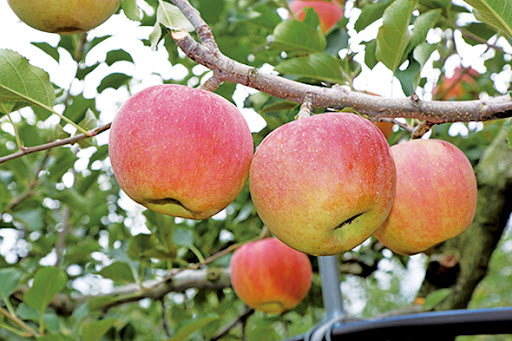
#> input picture 4주차(250331)/data/apples.jpg, 512 x 341 px
$ python example4.py
#> lines starting #> are read from the running program, lines starting #| are printed output that depends on the picture; after the words box and inside, x2 and y2 are one past the last pixel; in counts of white or black regions, pixels touching at a corner belong together
"""
# 예제4 : 허프 변환
"""

import cv2 as cv

img = cv.imread('data/apples.jpg')
#> img is the input picture: shape (341, 512, 3); mean B, G, R 106.1, 139.8, 152
gray = cv.cvtColor(img, cv.COLOR_BGR2GRAY)
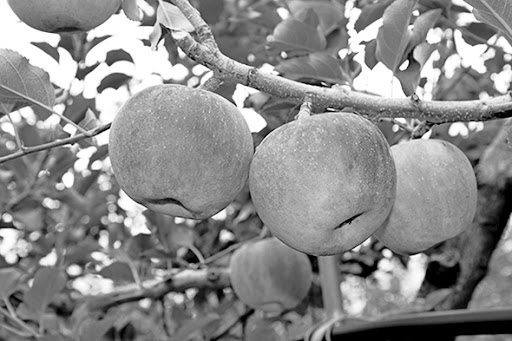
#> gray: shape (341, 512); min 0, max 255, mean 139.6

apples = cv.HoughCircles(gray, cv.HOUGH_GRADIENT, 1, 200, param1=150, param2=20, minRadius=50, maxRadius=120)
#> apples = [[238.5, 187.5, 119.4], [424.5, 89.5, 85.3], [101.5, 37.5, 91.9], [41.5, 230.5, 104]]


for i in apples[0]:
    cv.circle(img, (int(i[0]), int(i[1])), int(i[2]), (255, 0, 0), 2)
#> this loop made 4 passes
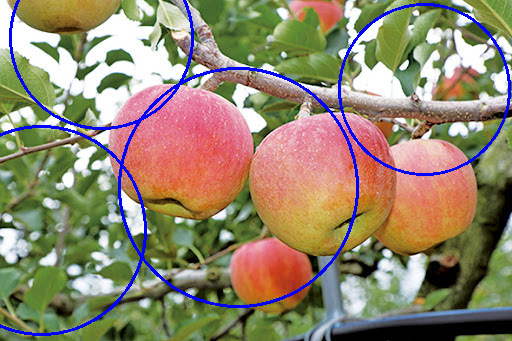
#> img: shape (341, 512, 3); 3.47% of pixels changed, all inside (x1, y1, x2, y2) = (0, 0, 511, 336)


cv.imshow('Apple detection', img)

cv.waitKey(0)
cv.destroyAllWindows()

$ run again, with 4주차(250331)/data/soccer.jpg copied over 4주차(250331)/data/apples.jpg
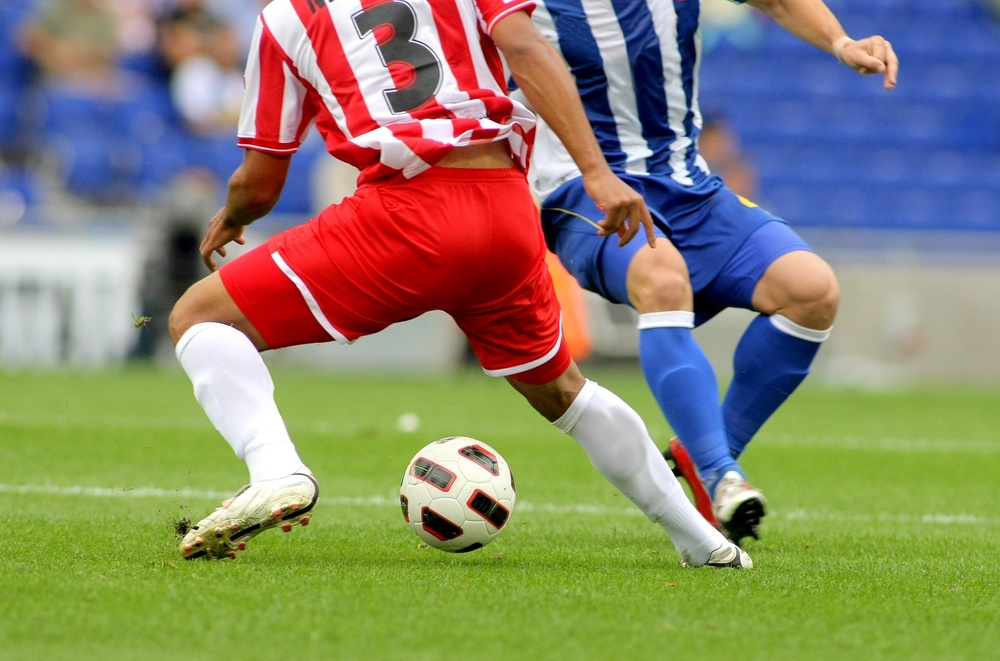
#> input picture 4주차(250331)/data/soccer.jpg, 1000 x 661 px, shrunk from 1434 x 948 before the run
#> img is the input picture: shape (661, 1000, 3); mean B, G, R 107.3, 133.3, 136.8
#> `gray = cv.cvtColor(img, cv.COLOR_BGR2GRAY)`:
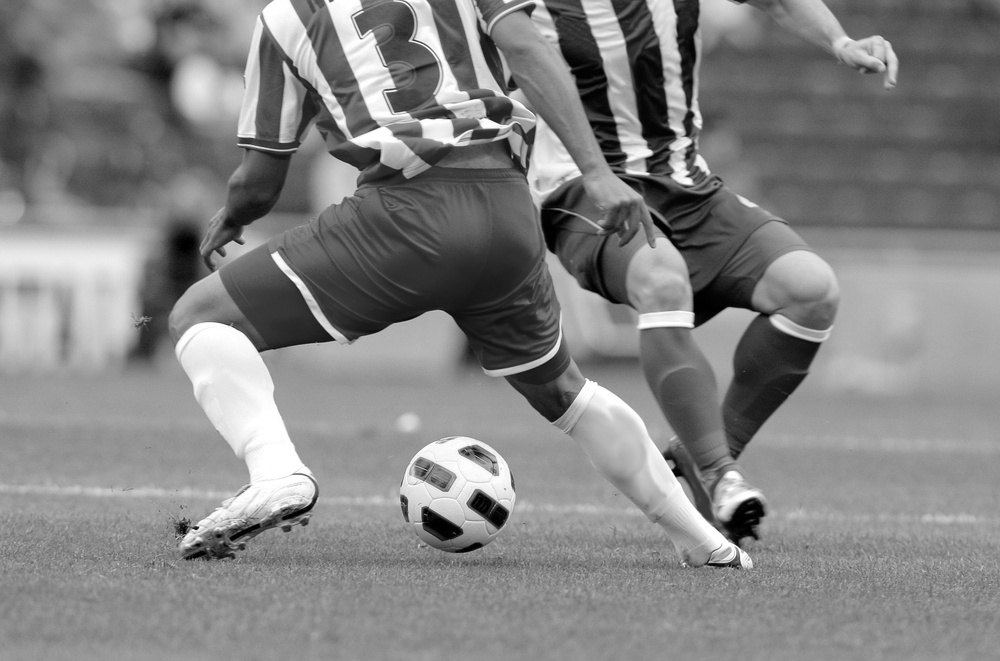
#> gray: shape (661, 1000); min 0, max 255, mean 131.4
#> apples = [[446.5, 210.5, 102.9], [456.5, 493.5, 58.3], [654.5, 267.5, 110.6], [173.5, 440.5, 119.4], [591.5, 66.5, 107.3], [382.5, 4.5, 112.8], [682.5, 518.5, 72], [255.5, 632.5, 118.3], [195.5, 109.5, 106.2]]
#> the loop `for i in apples[0]:` made 9 passes
#> after the loop `for i in apples[0]:`:
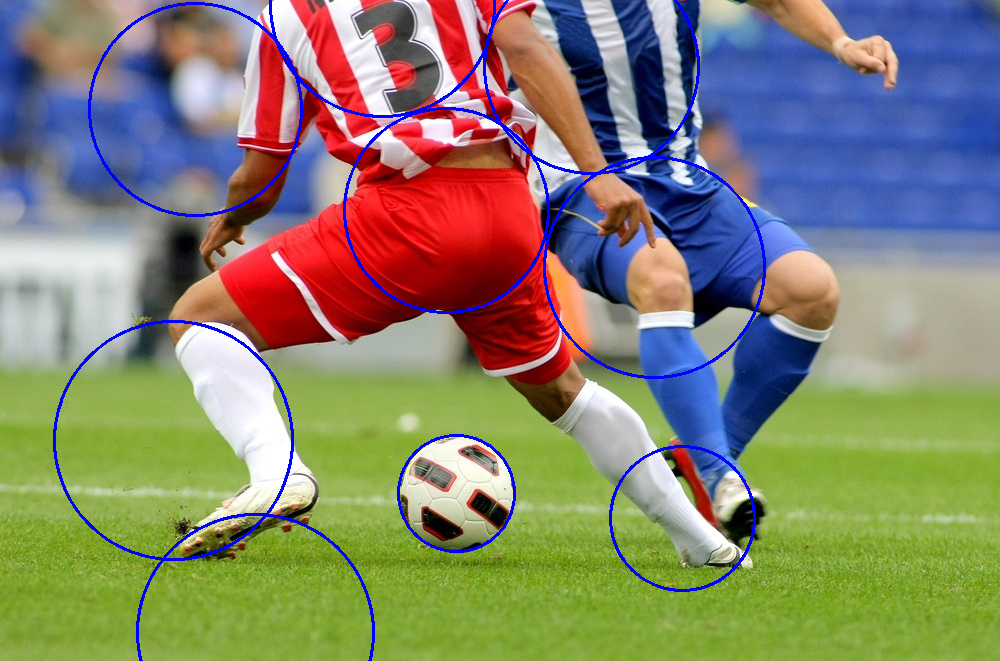
#> img: shape (661, 1000, 3); 2.16% of pixels changed, all inside (x1, y1, x2, y2) = (53, 0, 766, 661)
